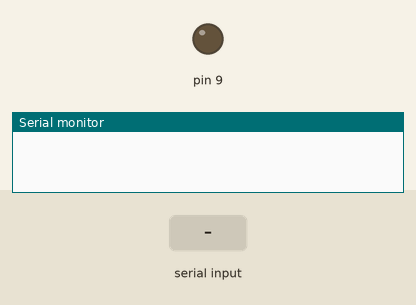
Simulated run of this sketch. Board: Arduino Uno, built with avr-gcc and run on an emulated ATmega328P. Parts: output pins drawn as LEDs (lit = HIGH), the last lines printed to the serial monitor. The test bench sets the inputs (shaded band).

Above: at 1.2 s.
1.3 s: "90,45\n" received over Serial
At 1.8 s:
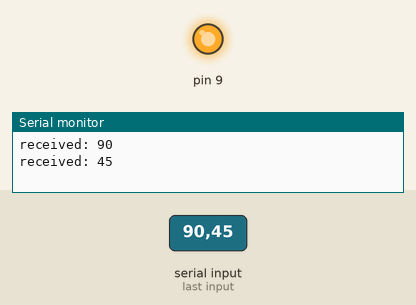
3.8 s: "5\n" received over Serial
At 4.6 s:
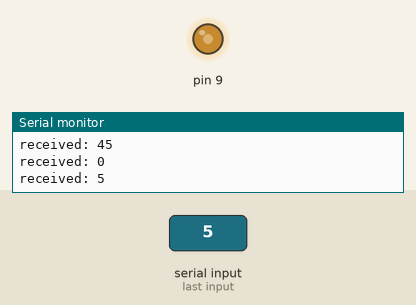
6.3 s: "30,150\n" received over Serial
At 6.8 s:
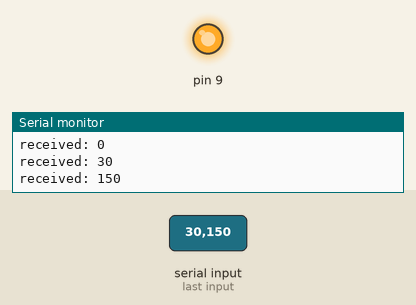
Timing chart, 0 to 9.3 s (numbered marks = the images above; inputs shaded):
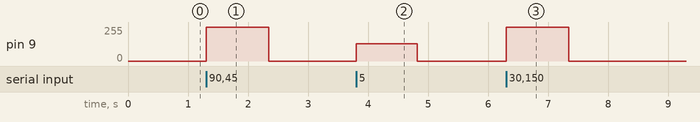

The sketch:

sketch_analogInput.ino
```cpp
int value=0;
void setup()
{
  pinMode(9,OUTPUT);
  Serial.begin(9600);
}

void loop()
{
  if(Serial.available()>0){
    value=Serial.parseInt();
    Serial.print("received: ");
    Serial.println(value,DEC);
      analogWrite(9,value*26);
      delay(20);
  }
}
```

Measured:
- after the input at 1.3 s, pin 9: 0/255 → 255/255 at once, → 0/255 1.0 s later
- after the input at 3.8 s, pin 9: 0/255 → 130/255 at once, → 0/255 1.0 s later
- after the input at 6.3 s, pin 9: 0/255 → 255/255 at once, → 0/255 1.0 s later
